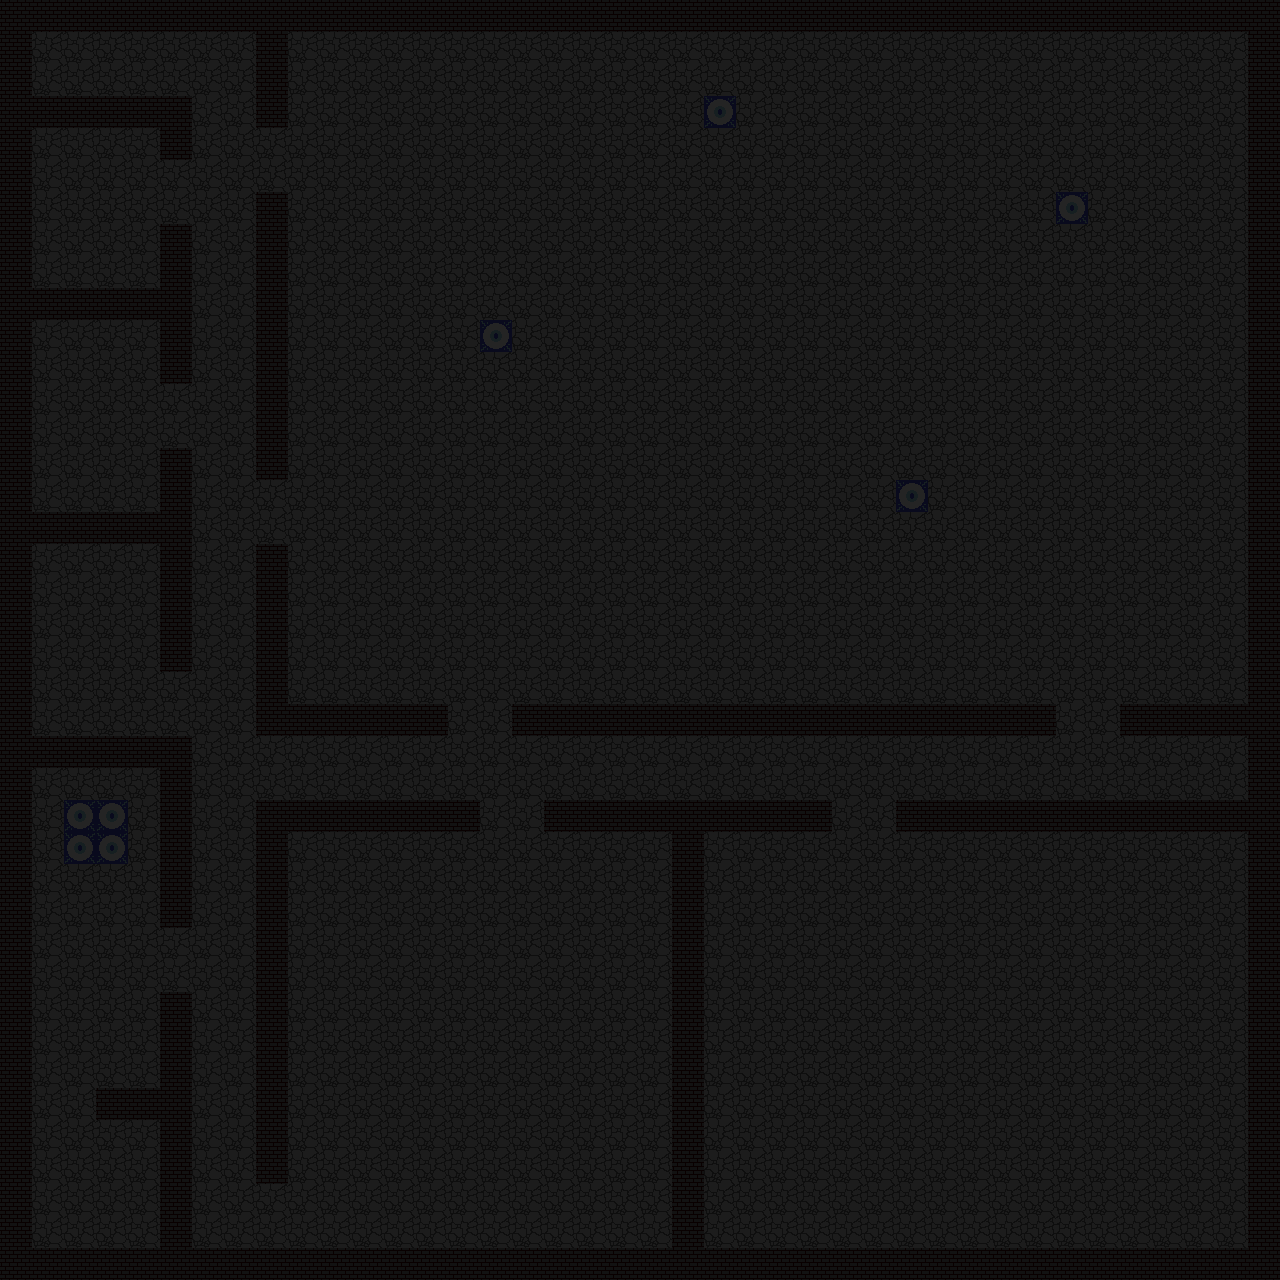

Rendered tile map (Tiled .tmx) drawn with the repository's tilesets; below, a short description and the map source with its tile grids summarised:
An orthogonal 40x40 tile map with 32x32 px tiles, 2 tile layers (Ground, Darkness) and 12 objects (7x Enemy, 4x Light Stone, Player).

<map version="1.0" orientation="orthogonal" renderorder="right-down" width="40" height="40" tilewidth="32" tileheight="32" nextobjectid="32">
 <tileset firstgid="1" name="practiceTileset" tilewidth="32" tileheight="32">
  <image source="../assets/practiceTileset.png" trans="ff0080" width="128" height="64" />
  <tile id="0">
   <properties>
    <property name="name" value="darkness" />
   </properties>
  </tile>
  <tile id="2">
   <properties>
    <property name="name" value="transparent" />
   </properties>
  </tile>
  <tile id="3">
   <properties>
    <property name="event" value="yes" />
    <property name="light" value="source" />
    <property name="light_distance" value="3" />
    <property name="name" value="detail" />
    <property name="solid" value="yes" />
   </properties>
  </tile>
  <tile id="4">
   <properties>
    <property name="name" value="floor" />
   </properties>
  </tile>
  <tile id="5">
   <properties>
    <property name="light" value="sink" />
    <property name="name" value="wall" />
    <property name="solid" value="yes" />
   </properties>
  </tile>
  <tile id="6">
   <properties>
    <property name="solid" value="yes" />
   </properties>
  </tile>
  <tile id="7">
   <properties>
    <property name="solid" value="yes" />
   </properties>
  </tile>
 </tileset>
 <layer name="Ground" width="40" height="40">
  <data>[1600 cells, 1600 non-empty, 3 distinct tile ids]</data>
 </layer>
 <objectgroup name="Objects">
  <object id="20" name="Player" x="64" y="64" />
  <object id="21" name="Enemy" x="619" y="1194" width="32" height="32" />
  <object id="22" name="Light Stone" x="64" y="1184" width="32" height="32" />
  <object id="23" name="Enemy" x="64" y="576" width="32" height="32" />
  <object id="24" name="Enemy" x="864" y="640" width="32" height="32" />
  <object id="25" name="Enemy" x="1196" y="1202" width="32" height="32" />
  <object id="26" name="Light Stone" x="384" y="576" width="32" height="32" />
  <object id="27" name="Light Stone" x="448" y="928" width="32" height="32" />
  <object id="28" name="Light Stone" x="896" y="928" width="32" height="32" />
  <object id="29" name="Enemy" x="1184" y="64" width="32" height="32" />
  <object id="30" name="Enemy" x="64" y="352" width="32" height="32" />
  <object id="31" name="Enemy" x="1216" y="768" width="32" height="32" />
 </objectgroup>
 <layer name="Darkness" width="40" height="40" opacity="0.86">
  <data>[1600 cells, 1600 non-empty, 1 distinct tile ids]</data>
 </layer>
</map>
